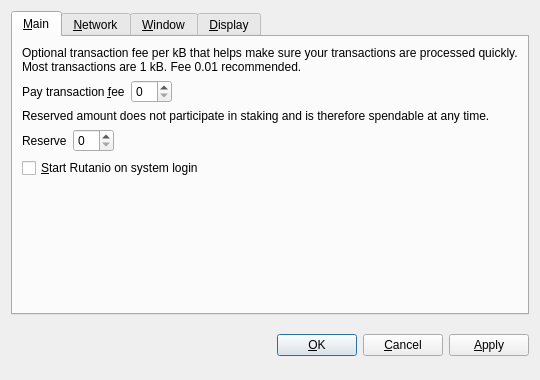
<?xml version="1.0" encoding="UTF-8"?>
<ui version="4.0">
 <class>OptionsDialog</class>
 <widget class="QDialog" name="OptionsDialog">
  <property name="geometry">
   <rect>
    <x>0</x>
    <y>0</y>
    <width>540</width>
    <height>380</height>
   </rect>
  </property>
  <property name="windowTitle">
   <string>Options</string>
  </property>
  <property name="modal">
   <bool>true</bool>
  </property>
  <layout class="QVBoxLayout" name="verticalLayout">
   <item>
    <widget class="QTabWidget" name="tabWidget">
     <property name="tabPosition">
      <enum>QTabWidget::North</enum>
     </property>
     <property name="currentIndex">
      <number>0</number>
     </property>
     <widget class="QWidget" name="tabMain">
      <attribute name="title">
       <string>&amp;Main</string>
      </attribute>
      <layout class="QVBoxLayout" name="verticalLayout_Main">
       <item>
        <widget class="QLabel" name="transactionFeeInfoLabel">
         <property name="text">
          <string>Optional transaction fee per kB that helps make sure your transactions are processed quickly. Most transactions are 1 kB. Fee 0.01 recommended.</string>
         </property>
         <property name="textFormat">
          <enum>Qt::PlainText</enum>
         </property>
         <property name="wordWrap">
          <bool>true</bool>
         </property>
        </widget>
       </item>
       <item>
        <layout class="QHBoxLayout" name="horizontalLayoutFee">
         <item>
          <widget class="QLabel" name="transactionFeeLabel">
           <property name="text">
            <string>Pay transaction &amp;fee</string>
           </property>
           <property name="textFormat">
            <enum>Qt::PlainText</enum>
           </property>
           <property name="buddy">
            <cstring>transactionFee</cstring>
           </property>
          </widget>
         </item>
         <item>
          <widget class="BitcoinAmountField" name="transactionFee"/>
         </item>
         <item>
          <spacer name="horizontalSpacerFee">
           <property name="orientation">
            <enum>Qt::Horizontal</enum>
           </property>
           <property name="sizeHint" stdset="0">
            <size>
             <width>40</width>
             <height>20</height>
            </size>
           </property>
          </spacer>
         </item>
        </layout>
       </item>
       <item>
        <widget class="QLabel" name="reserveBalanceInfoLabel">
         <property name="text">
          <string>Reserved amount does not participate in staking and is therefore spendable at any time.</string>
         </property>
         <property name="textFormat">
          <enum>Qt::PlainText</enum>
         </property>
         <property name="wordWrap">
          <bool>true</bool>
         </property>
        </widget>
       </item>
       <item>
        <layout class="QHBoxLayout" name="horizontalLayoutReserveBalance">
         <item>
          <widget class="QLabel" name="reserveBalanceLabel">
           <property name="text">
            <string>Reserve</string>
           </property>
           <property name="textFormat">
            <enum>Qt::PlainText</enum>
           </property>
           <property name="buddy">
            <cstring>reserveBalance</cstring>
           </property>
          </widget>
         </item>
         <item>
          <widget class="BitcoinAmountField" name="reserveBalance"/>
         </item>
         <item>
          <spacer name="horizontalSpacerReserveBalance">
           <property name="orientation">
            <enum>Qt::Horizontal</enum>
           </property>
           <property name="sizeHint" stdset="0">
            <size>
             <width>40</width>
             <height>20</height>
            </size>
           </property>
          </spacer>
         </item>
        </layout>
       </item>
       <item>
        <widget class="QCheckBox" name="bitcoinAtStartup">
         <property name="toolTip">
          <string>Automatically start Rutanio after logging in to the system.</string>
         </property>
         <property name="text">
          <string>&amp;Start Rutanio on system login</string>
         </property>
        </widget>
       </item>
       <item>
        <spacer name="verticalSpacer_Main">
         <property name="orientation">
          <enum>Qt::Vertical</enum>
         </property>
         <property name="sizeHint" stdset="0">
          <size>
           <width>20</width>
           <height>40</height>
          </size>
         </property>
        </spacer>
       </item>
      </layout>
     </widget>
     <widget class="QWidget" name="tabNetwork">
      <attribute name="title">
       <string>&amp;Network</string>
      </attribute>
      <layout class="QVBoxLayout" name="verticalLayout_Network">
       <item>
        <widget class="QCheckBox" name="mapPortUpnp">
         <property name="toolTip">
          <string>Automatically open the Rutanio client port on the router. This only works when your router supports UPnP and it is enabled.</string>
         </property>
         <property name="text">
          <string>Map port using &amp;UPnP</string>
         </property>
        </widget>
       </item>
       <item>
        <widget class="QCheckBox" name="connectSocks">
         <property name="toolTip">
          <string>Connect to the Rutanio network through a SOCKS5 proxy (e.g. when connecting through Tor).</string>
         </property>
         <property name="text">
          <string>&amp;Connect through SOCKS5 proxy:</string>
         </property>
        </widget>
       </item>
       <item>
        <layout class="QHBoxLayout" name="horizontalLayout_Network">
         <item>
          <widget class="QLabel" name="proxyIpLabel">
           <property name="text">
            <string>Proxy &amp;IP:</string>
           </property>
           <property name="textFormat">
            <enum>Qt::PlainText</enum>
           </property>
           <property name="buddy">
            <cstring>proxyIp</cstring>
           </property>
          </widget>
         </item>
         <item>
          <widget class="QValidatedLineEdit" name="proxyIp">
           <property name="maximumSize">
            <size>
             <width>140</width>
             <height>16777215</height>
            </size>
           </property>
           <property name="toolTip">
            <string>IP address of the proxy (e.g. 127.0.0.1)</string>
           </property>
          </widget>
         </item>
         <item>
          <widget class="QLabel" name="proxyPortLabel">
           <property name="text">
            <string>&amp;Port:</string>
           </property>
           <property name="textFormat">
            <enum>Qt::PlainText</enum>
           </property>
           <property name="buddy">
            <cstring>proxyPort</cstring>
           </property>
          </widget>
         </item>
         <item>
          <widget class="QLineEdit" name="proxyPort">
           <property name="maximumSize">
            <size>
             <width>55</width>
             <height>16777215</height>
            </size>
           </property>
           <property name="toolTip">
            <string>Port of the proxy (e.g. 9050)</string>
           </property>
          </widget>
         </item>
         <item>
          <spacer name="horizontalSpacer_Network">
           <property name="orientation">
            <enum>Qt::Horizontal</enum>
           </property>
           <property name="sizeHint" stdset="0">
            <size>
             <width>40</width>
             <height>20</height>
            </size>
           </property>
          </spacer>
         </item>
        </layout>
       </item>
       <item>
        <spacer name="verticalSpacer_Network">
         <property name="orientation">
          <enum>Qt::Vertical</enum>
         </property>
         <property name="sizeHint" stdset="0">
          <size>
           <width>20</width>
           <height>40</height>
          </size>
         </property>
        </spacer>
       </item>
      </layout>
     </widget>
     <widget class="QWidget" name="tabWindow">
      <attribute name="title">
       <string>&amp;Window</string>
      </attribute>
      <layout class="QVBoxLayout" name="verticalLayout_Window">
       <item>
        <widget class="QCheckBox" name="minimizeToTray">
         <property name="toolTip">
          <string>Show only a tray icon after minimizing the window.</string>
         </property>
         <property name="text">
          <string>&amp;Minimize to the tray instead of the taskbar</string>
         </property>
        </widget>
       </item>
       <item>
        <widget class="QCheckBox" name="minimizeOnClose">
         <property name="toolTip">
          <string>Minimize instead of exit the application when the window is closed. When this option is enabled, the application will be closed only after selecting Quit in the menu.</string>
         </property>
         <property name="text">
          <string>M&amp;inimize on close</string>
         </property>
        </widget>
       </item>
       <item>
        <spacer name="verticalSpacer_Window">
         <property name="orientation">
          <enum>Qt::Vertical</enum>
         </property>
         <property name="sizeHint" stdset="0">
          <size>
           <width>20</width>
           <height>40</height>
          </size>
         </property>
        </spacer>
       </item>
      </layout>
     </widget>
     <widget class="QWidget" name="tabDisplay">
      <attribute name="title">
       <string>&amp;Display</string>
      </attribute>
      <layout class="QVBoxLayout" name="verticalLayout_Display">
       <item>
        <layout class="QHBoxLayout" name="horizontalLayout_1_Display">
         <item>
          <widget class="QLabel" name="langLabel">
           <property name="text">
            <string>User Interface &amp;language:</string>
           </property>
           <property name="textFormat">
            <enum>Qt::PlainText</enum>
           </property>
           <property name="buddy">
            <cstring>lang</cstring>
           </property>
          </widget>
         </item>
         <item>
          <widget class="QValueComboBox" name="lang">
           <property name="toolTip">
            <string>The user interface language can be set here. This setting will take effect after restarting Rutanio.</string>
           </property>
          </widget>
         </item>
        </layout>
       </item>
       <item>
        <layout class="QHBoxLayout" name="horizontalLayout_2_Display">
         <item>
          <widget class="QLabel" name="unitLabel">
           <property name="text">
            <string>&amp;Unit to show amounts in:</string>
           </property>
           <property name="textFormat">
            <enum>Qt::PlainText</enum>
           </property>
           <property name="buddy">
            <cstring>unit</cstring>
           </property>
          </widget>
         </item>
         <item>
          <widget class="QValueComboBox" name="unit">
           <property name="toolTip">
            <string>Choose the default subdivision unit to show in the interface and when sending coins.</string>
           </property>
          </widget>
         </item>
        </layout>
       </item>
       <item>
        <widget class="QCheckBox" name="coinControlFeatures">
         <property name="toolTip">
          <string>Whether to show coin control features or not.</string>
         </property>
         <property name="text">
          <string>Display coin &amp;control features (experts only!)</string>
         </property>
        </widget>
       </item>
       <item>
        <widget class="QCheckBox" name="useBlackTheme">
         <property name="text">
          <string>Use black visual theme (requires restart)</string>
         </property>
        </widget>
       </item>
       <item>
        <spacer name="verticalSpacer_Display">
         <property name="orientation">
          <enum>Qt::Vertical</enum>
         </property>
         <property name="sizeHint" stdset="0">
          <size>
           <width>20</width>
           <height>40</height>
          </size>
         </property>
        </spacer>
       </item>
      </layout>
     </widget>
    </widget>
   </item>
   <item>
    <layout class="QHBoxLayout" name="horizontalLayout_Buttons">
     <item>
      <spacer name="horizontalSpacer_1">
       <property name="orientation">
        <enum>Qt::Horizontal</enum>
       </property>
       <property name="sizeHint" stdset="0">
        <size>
         <width>40</width>
         <height>48</height>
        </size>
       </property>
      </spacer>
     </item>
     <item>
      <widget class="QLabel" name="statusLabel">
       <property name="font">
        <font>
         <weight>75</weight>
         <bold>true</bold>
        </font>
       </property>
       <property name="text">
        <string/>
       </property>
       <property name="textFormat">
        <enum>Qt::PlainText</enum>
       </property>
       <property name="wordWrap">
        <bool>true</bool>
       </property>
      </widget>
     </item>
     <item>
      <spacer name="horizontalSpacer_2">
       <property name="orientation">
        <enum>Qt::Horizontal</enum>
       </property>
       <property name="sizeHint" stdset="0">
        <size>
         <width>40</width>
         <height>48</height>
        </size>
       </property>
      </spacer>
     </item>
     <item>
      <widget class="QPushButton" name="okButton">
       <property name="text">
        <string>&amp;OK</string>
       </property>
      </widget>
     </item>
     <item>
      <widget class="QPushButton" name="cancelButton">
       <property name="text">
        <string>&amp;Cancel</string>
       </property>
       <property name="autoDefault">
        <bool>false</bool>
       </property>
      </widget>
     </item>
     <item>
      <widget class="QPushButton" name="applyButton">
       <property name="text">
        <string>&amp;Apply</string>
       </property>
       <property name="autoDefault">
        <bool>false</bool>
       </property>
      </widget>
     </item>
    </layout>
   </item>
  </layout>
 </widget>
 <customwidgets>
  <customwidget>
   <class>BitcoinAmountField</class>
   <extends>QSpinBox</extends>
   <header>bitcoinamountfield.h</header>
  </customwidget>
  <customwidget>
   <class>QValueComboBox</class>
   <extends>QComboBox</extends>
   <header>qvaluecombobox.h</header>
  </customwidget>
  <customwidget>
   <class>QValidatedLineEdit</class>
   <extends>QLineEdit</extends>
   <header>qvalidatedlineedit.h</header>
  </customwidget>
 </customwidgets>
 <resources/>
 <connections/>
</ui>
